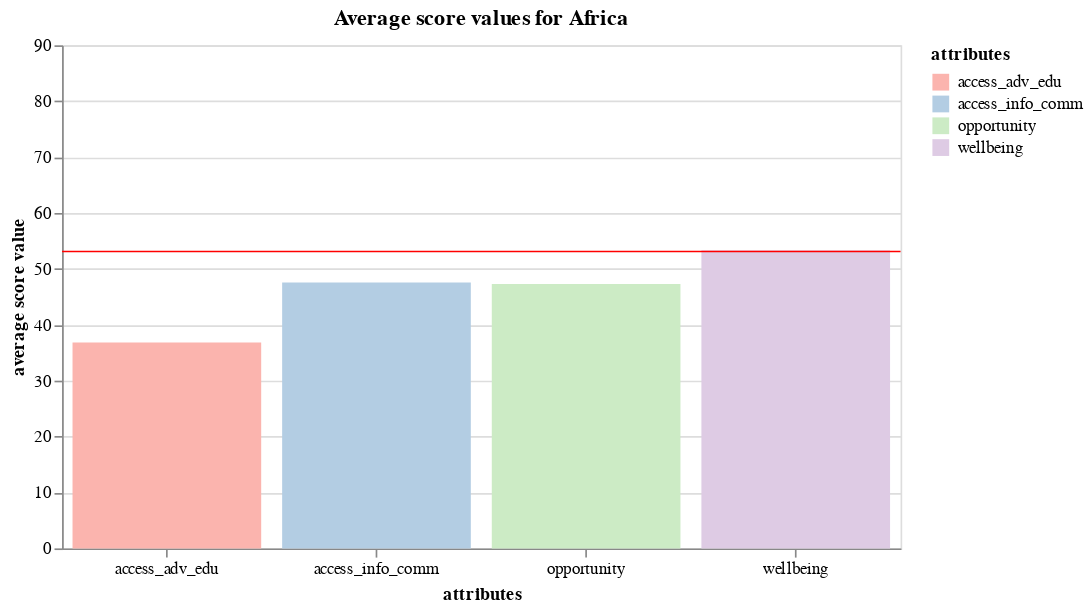

The code cell stored with this chart in its notebook:
### Code cell
chart2.configure_axis(labelAngle=0)

### Figure 1 — Vega-Lite specification as saved in the notebook (floating-point values rounded to 4 significant figures)
{"config": {"view": {"continuousWidth": 300, "continuousHeight": 300}, "axis": {"labelAngle": 0}}, "layer": [{"data": {"name": "data-544cff072703f19db3951bf80640e8cd"}, "mark": {"type": "bar"}, "encoding": {"color": {"field": "attributes", "scale": {"range": ["#FBB4AE", "#B3CDE3", "#CCEBC5", "#DECBE4", "#FED9A6"]}, "type": "nominal"}, "tooltip": [{"field": "attributes", "type": "nominal"}, {"field": "avg_value", "type": "quantitative"}], "x": {"field": "attributes", "type": "nominal"}, "y": {"axis": {"title": "average score value"}, "field": "avg_value", "scale": {"domain": [0, 90]}, "type": "quantitative"}}, "title": "Average score values for Africa"}, {"data": {"name": "data-77e66c8166bdd20db15e6378dbe9034a"}, "mark": {"type": "rule", "color": "red"}, "encoding": {"tooltip": [{"field": "mean_energy", "format": ".2f", "type": "quantitative"}], "y": {"field": "mean_spi_score", "type": "quantitative"}}}], "height": 300, "width": 500, "$schema": "https://vega.github.io/schema/vega-lite/v5.20.1.json", "datasets": {"data-544cff072703f19db3951bf80640e8cd": [{"attributes": "access_info_comm", "avg_value": 47.55}, {"attributes": "wellbeing", "avg_value": 53.34}, {"attributes": "opportunity", "avg_value": 47.3}, {"attributes": "access_adv_edu", "avg_value": 36.83}], "data-77e66c8166bdd20db15e6378dbe9034a": [{"mean_spi_score": 53.11}]}}
